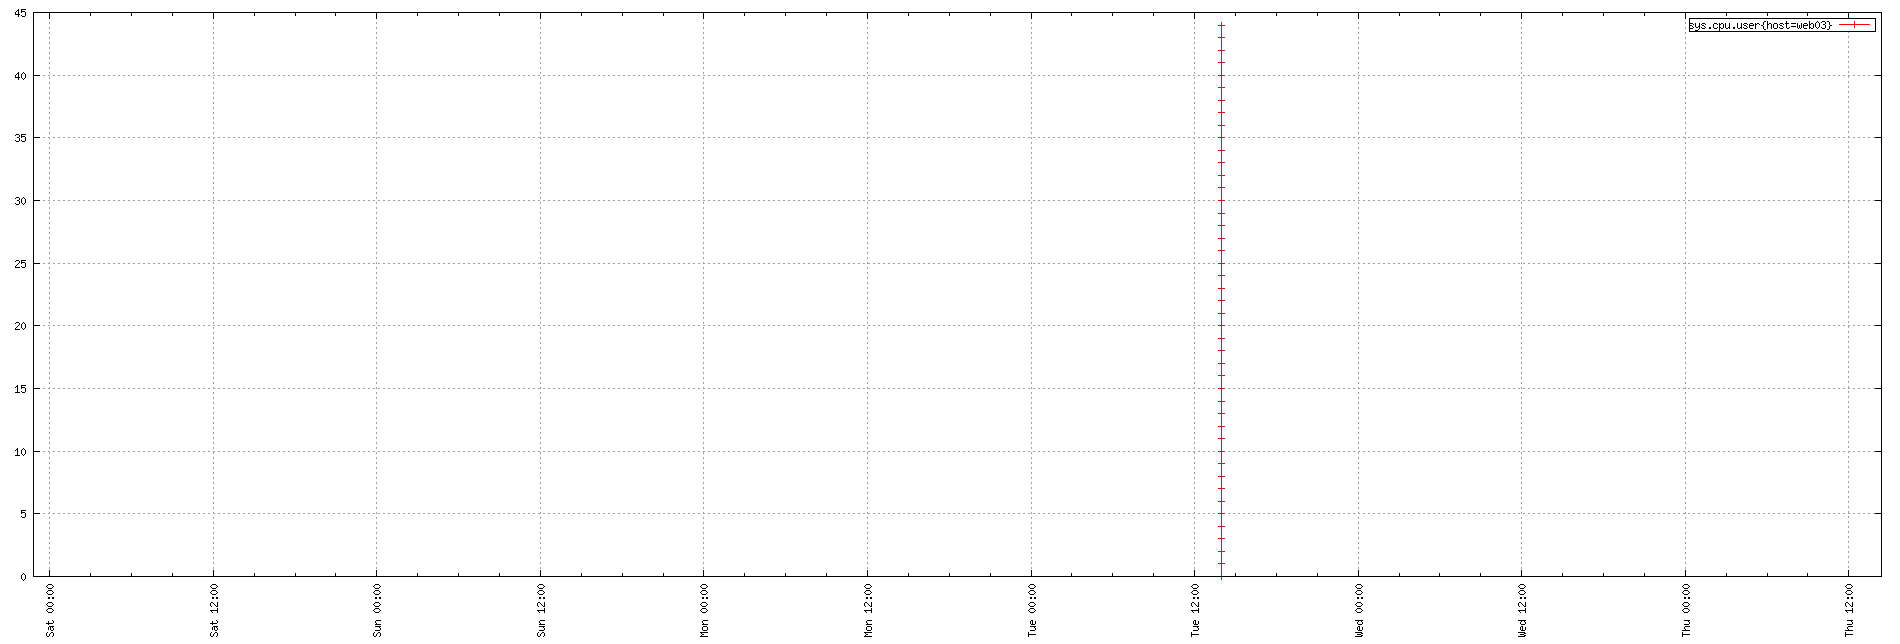

This chart was generated by the following gnuplot code:
set term png small size 1900,644
set xdata time
set timefmt "%s"
if (GPVAL_VERSION < 4.6) set xtics rotate; else set xtics rotate right
set output "${TMPDIR-'tmp'}/tsd/bfd2b8d4.png"
set xrange ["1673650109":"1674138231"]
set format x "%a %H:%M"
set grid
set style data linespoint
set key right box
set yrange [0:]
plot  "${TMPDIR-'tmp'}/tsd/bfd2b8d4_0.dat" using 1:2 title "sys.cpu.user{host=web03}"
